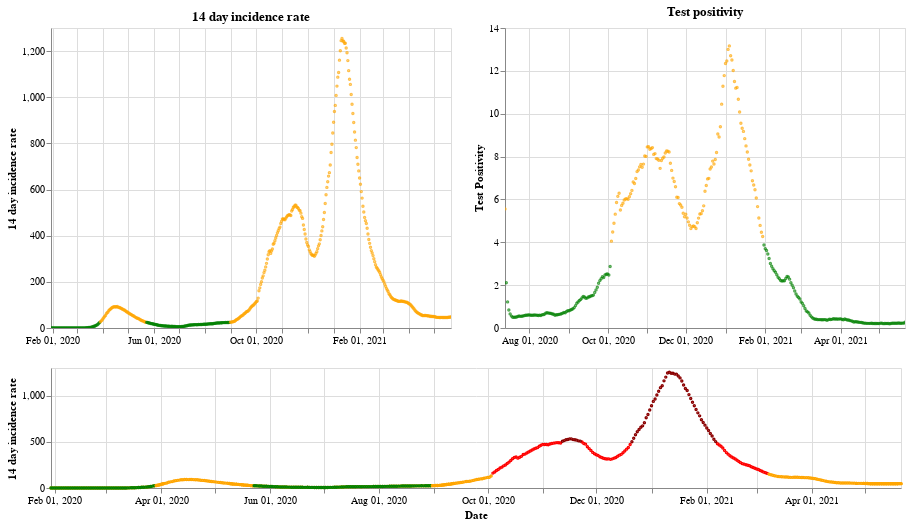

The notebook cell saved with this chart:
### Markdown cell above
## England

### Code cell
plot_traffic_light('England')

### Figure 1 — Vega-Lite specification as saved in the notebook (floating-point values rounded to 4 significant figures; data arrays with more than 128 entries replaced by an {"elided": "..."} marker saying what was removed)
{"config": {"view": {"continuousWidth": 400, "continuousHeight": 300}}, "vconcat": [{"hconcat": [{"mark": {"type": "point", "size": 2}, "encoding": {"color": {"condition": {"value": "green", "test": "(datum.twoWeeklyCasesRate <= 25)"}, "value": "orange"}, "tooltip": [{"type": "nominal", "field": "areaName"}, {"type": "temporal", "field": "date"}, {"type": "quantitative", "field": "twoWeeklyCasesRate"}, {"type": "quantitative", "field": "testPositivity"}], "x": {"type": "temporal", "axis": {"title": ""}, "field": "date", "scale": {"domain": {"selection": "DateBrush"}}, "timeUnit": "yearmonthdate"}, "y": {"type": "quantitative", "axis": {"title": "14 day incidence rate"}, "field": "twoWeeklyCasesRate"}}, "title": "14 day incidence rate", "width": 400}, {"mark": {"type": "point", "size": 2}, "encoding": {"color": {"condition": {"value": "green", "test": "(datum.testPositivity <= 4)"}, "value": "orange"}, "tooltip": [{"type": "nominal", "field": "areaName"}, {"type": "temporal", "field": "date"}, {"type": "quantitative", "field": "twoWeeklyCasesRate"}, {"type": "quantitative", "field": "testPositivity"}], "x": {"type": "temporal", "axis": {"title": ""}, "field": "date", "scale": {"domain": {"selection": "DateBrush"}}, "timeUnit": "yearmonthdate"}, "y": {"type": "quantitative", "axis": {"title": "Test Positivity"}, "field": "testPositivity"}}, "title": "Test positivity", "width": 400}]}, {"layer": [{"mark": {"type": "point", "size": 2}, "encoding": {"color": {"condition": {"value": "orange", "test": "((50 && datum.twoWeeklyCasesRate) < 150)"}, "value": "red"}, "opacity": {"condition": {"value": 1, "test": "((50 && datum.twoWeeklyCasesRate) < 500)"}, "value": 0}, "tooltip": [{"type": "nominal", "field": "areaName"}, {"type": "temporal", "field": "date"}, {"type": "quantitative", "field": "twoWeeklyCasesRate"}, {"type": "quantitative", "field": "testPositivity"}], "x": {"type": "temporal", "axis": {"title": "Date"}, "field": "date", "timeUnit": "yearmonthdate"}, "y": {"type": "quantitative", "axis": {"title": "14 day incidence rate"}, "field": "twoWeeklyCasesRate"}}, "selection": {"DateBrush": {"type": "interval", "encodings": ["x"], "fields": ["Time"]}}, "width": 850}, {"mark": {"type": "point", "size": 2}, "encoding": {"color": {"value": "darkred"}, "opacity": {"condition": {"value": 1, "test": "(datum.twoWeeklyCasesRate >= 500)"}, "value": 0}, "tooltip": [{"type": "nominal", "field": "areaName"}, {"type": "temporal", "field": "date"}, {"type": "quantitative", "field": "twoWeeklyCasesRate"}, {"type": "quantitative", "field": "testPositivity"}], "x": {"type": "temporal", "axis": {"title": "Date"}, "field": "date", "timeUnit": "yearmonthdate"}, "y": {"type": "quantitative", "axis": {"title": "14 day incidence rate"}, "field": "twoWeeklyCasesRate"}}, "width": 400}, {"mark": {"type": "point", "size": 2}, "encoding": {"color": {"condition": {"value": "green", "test": "((4 && datum.twoWeeklyCasesRate) < 25)"}, "value": "orange"}, "opacity": {"condition": {"value": 1, "test": "(datum.twoWeeklyCasesRate < 50)"}, "value": 0}, "tooltip": [{"type": "nominal", "field": "areaName"}, {"type": "temporal", "field": "date"}, {"type": "quantitative", "field": "twoWeeklyCasesRate"}, {"type": "quantitative", "field": "testPositivity"}], "x": {"type": "temporal", "axis": {"title": "Date"}, "field": "date", "timeUnit": "yearmonthdate"}, "y": {"type": "quantitative", "axis": {"title": "14 day incidence rate"}, "field": "twoWeeklyCasesRate"}}, "width": 400}], "height": 120, "width": 800}], "data": {"name": "data-20b9f7c456af8484f5b913bdf39aafc3"}, "$schema": "https://vega.github.io/schema/vega-lite/v4.8.1.json", "datasets": {"data-20b9f7c456af8484f5b913bdf39aafc3": {"elided": "478 records"}}}
